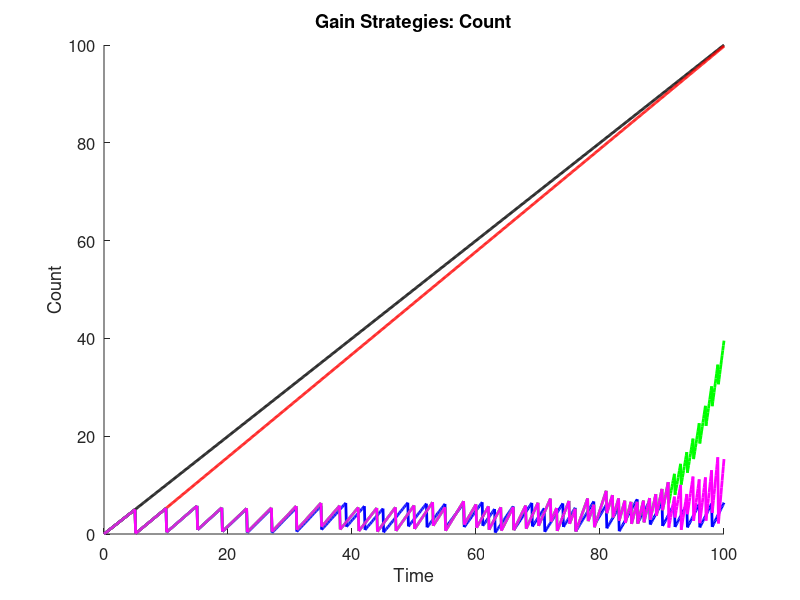
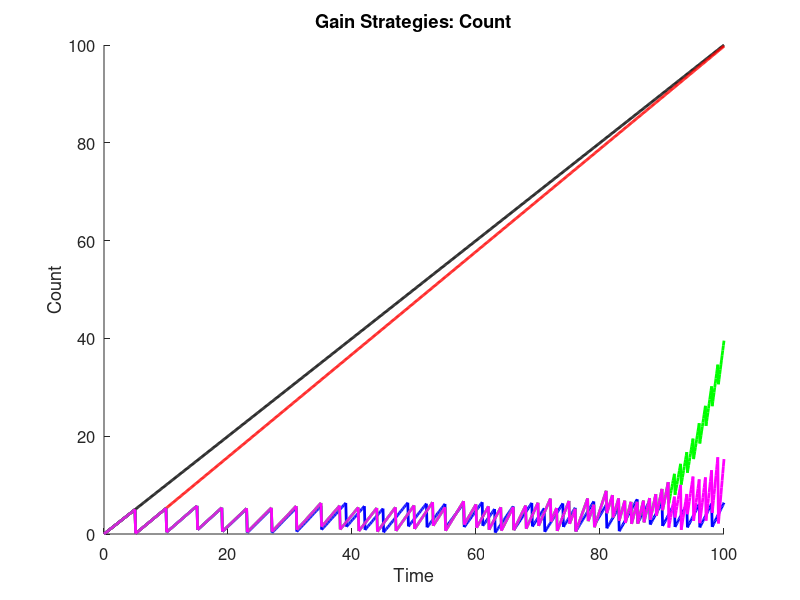
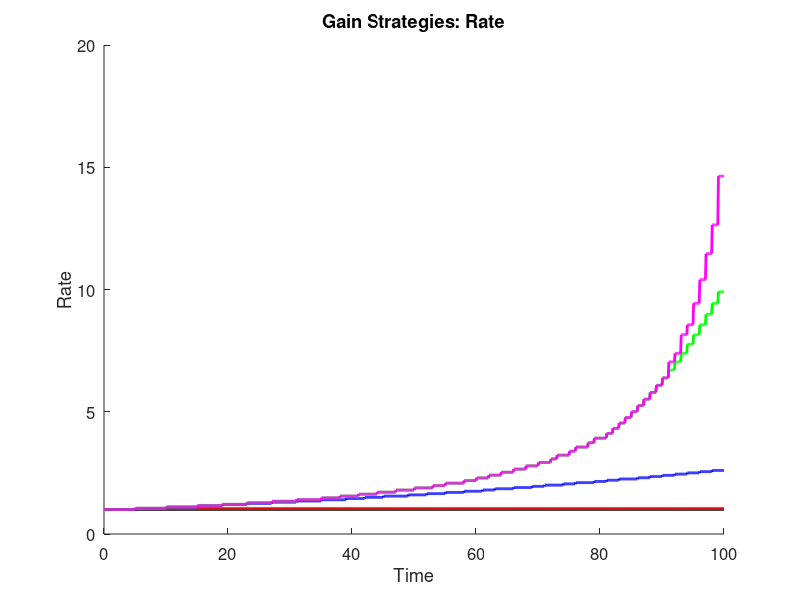
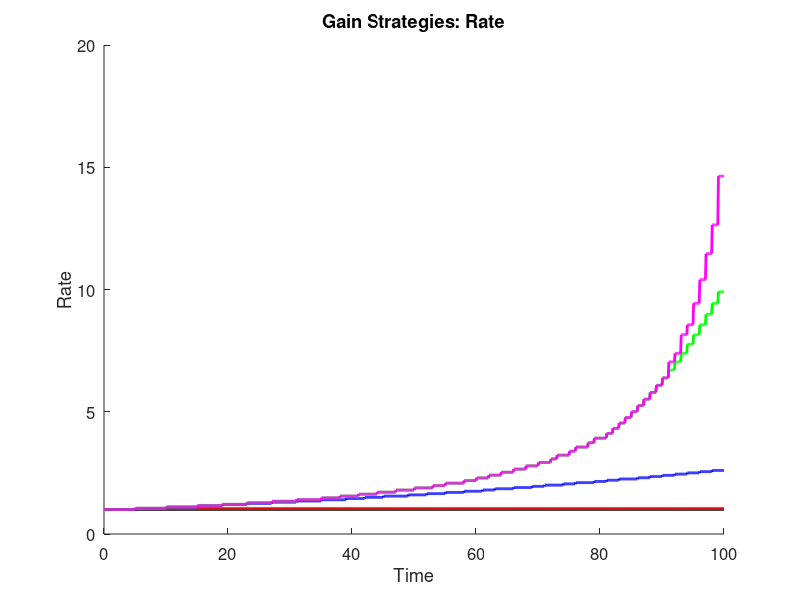

Write the MATLAB code that produced these figures, in order. (Note: this script raises an error after producing the figures.)
% GainStrategies.m
%
% Question: Is it better to spend and increase productivity or to keep a
% steady gain when trying to reach a set amount?
% Answer: This code! (Potentially...)
%
% Code: starting at the same point, with the same gain rate, one case will
% raise steadily as the control.  Different cases will be added to show
% different strategies, such as spending points to increase gain rate,
% doing so once or constantly, for different amounts of gain rate increase,
% etc...
%
% INPUTS:
%
% OUTPUTS:
% 1) Plot with different cases showing gain over set amount of time, very
% long-term
% 2) Spreadsheet with data values
% 3) Spreadsheet with summary
%
% CASES:
% 0) ControlCase - Steady, linear, increasing 1-to-1; will also be uses as
% a counter
% XX) CaseXX - start with steady gain, reach certain amount, spend points
% to increase gain rate, reach certain amount again, spend points to
% increase gain rate again
% VARIABLES: not all may be used
% 1) Spend Amount - minimum spending amount to increase gain rate; will try
% different minimum amounts
% 2) Gain Rate Increase - amount by which gain rate will increase; will try
% different incease amounts
% 3) Type of Increase - addition or multiplication; multiplication will be
% greater, addition will show by how much
% 4) Times to Increase Gain - number of times to spend and increase gain;
% will try limited or continuous
% 5) Limit of Single Increase - number of spending and increase in one
% action; will try minimum of 1 to maximum available

% Clean up MATLAB workstation; check which are needed
close all;
clear all;
clc;

% Designate output directory
out_dir = 'C:\Users\I2R_Admin\Documents\Work\Study\Git\RepositoryExample\Outputs\'

% Set up output file
gainDetailsFile = 'GainStrategies.xlsx';
IDT = {'Time\Control Case', 'Control Rate', 'Case 1', 'Rate 1', 'Case 2','Rate 2', 'Case 3', 'Rate 3', 'Case 4', 'Rate 4'};
IDI = {};
IDD = 0;
rowToWrite = 0;

% Control case details
timeLength = 100;
controlGain = 0.1;
increaseRate = 0.05;

% Case details
sumCase1 = 0;
gainCase1 = controlGain;
haveInc = 0;
sumCase2 = 0;
gainCase2 = controlGain;
sumCase3 = 0;
gainCase3 = controlGain;
sumCase4 = 0;
gainCase4 = controlGain;

for t = 0:controlGain:timeLength
    rowToWrite = rowToWrite + 1;
    
    % Document counts
    % Control case
    IDD(rowToWrite, 1) = t;
    IDD(rowToWrite, 2) = controlGain/0.1;
    % Case 1
    IDD(rowToWrite, 3) = sumCase1;
    IDD(rowToWrite, 4) = gainCase1/0.1;
    % Case 2
    IDD(rowToWrite, 5) = sumCase2;
    IDD(rowToWrite, 6) = gainCase2/0.1;
	% Case 3
	IDD(rowToWrite, 7) = sumCase3;
	IDD(rowToWrite, 8) = gainCase3/0.1;
    % Case 4
    IDD(rowToWrite, 9) = sumCase4;
    IDD(rowToWrite, 10) = gainCase4/0.1; 
    
    % Change rates
    % Case 1
    if haveInc == 0
        if single(sumCase1) >= 5
            haveInc = 1;
            sumCase1 = double(single(sumCase1) - 5);
            gainCase1 = gainCase1 + (increaseRate*controlGain);
        end
    end
    % Case 2
    if mod(t, 1) == 0
        if single(sumCase2) >= 5
            sumCase2 = double(single(sumCase2) - 5);
            gainCase2 = gainCase2 + (increaseRate*controlGain);
        end
    end
	% Case 3
	if mod(t, 1) == 0
		if single(sumCase3) >= 5
			sumCase3 = double(single(sumCase3) - 5);
			gainCase3 = gainCase3*(1 + increaseRate);
		end
    end
    % Case 4
    if mod(t, 1) == 0
        while single(sumCase4) >= 5
            sumCase4 = double(single(sumCase4) - 5);
            gainCase4 = gainCase4*(1 + increaseRate);
        end
    end
    
    % Increment cases
    sumCase1 = sumCase1 + gainCase1;
    sumCase2 = sumCase2 + gainCase2;
	sumCase3 = sumCase3 + gainCase3;
    sumCase4 = sumCase4 + gainCase4;
end

figure;
hold on
plot(IDD(:, 1), IDD(:, 1), 'k', 'LineWidth', 2);
plot(IDD(:, 1), IDD(:, 3), 'r', 'LineWidth', 2);
plot(IDD(:, 1), IDD(:, 5), 'b', 'LineWidth', 2);
plot(IDD(:, 1), IDD(:, 7), 'g', 'LineWidth', 2);
plot(IDD(:, 1), IDD(:, 9), 'm', 'LineWidth', 2);
title('Gain Strategies: Count', 'Interpreter', 'none');
xlabel('Time', 'FontSize', 12);
ylabel('Count', 'FontSize', 12);
set(gca, 'FontSize', 12);
savefig(gcf, [out_dir 'GainStrategies.fig']);
saveas(gcf, [out_dir 'GainStrategies.png']);

figure;
hold on
plot(IDD(:, 1), IDD(:, 2), 'k', 'LineWidth', 2);
plot(IDD(:, 1), IDD(:, 4), 'r', 'LineWidth', 2);
plot(IDD(:, 1), IDD(:, 6), 'b', 'LineWidth', 2);
plot(IDD(:, 1), IDD(:, 8), 'g', 'LineWidth', 2);
plot(IDD(:, 1), IDD(:, 10), 'm', 'LineWidth', 2);
title('Gain Strategies: Rate', 'Interpreter', 'none');
xlabel('Time', 'FontSize', 12);
ylabel('Rate', 'FontSize', 12);
set(gca, 'FontSize', 12);
savefig(gcf, [out_dir 'GainRate.fig']);
saveas(gcf, [out_dir 'GainRate.png']);

saveData(out_dir, gainDetailsFile, IDT, IDI, IDD);
